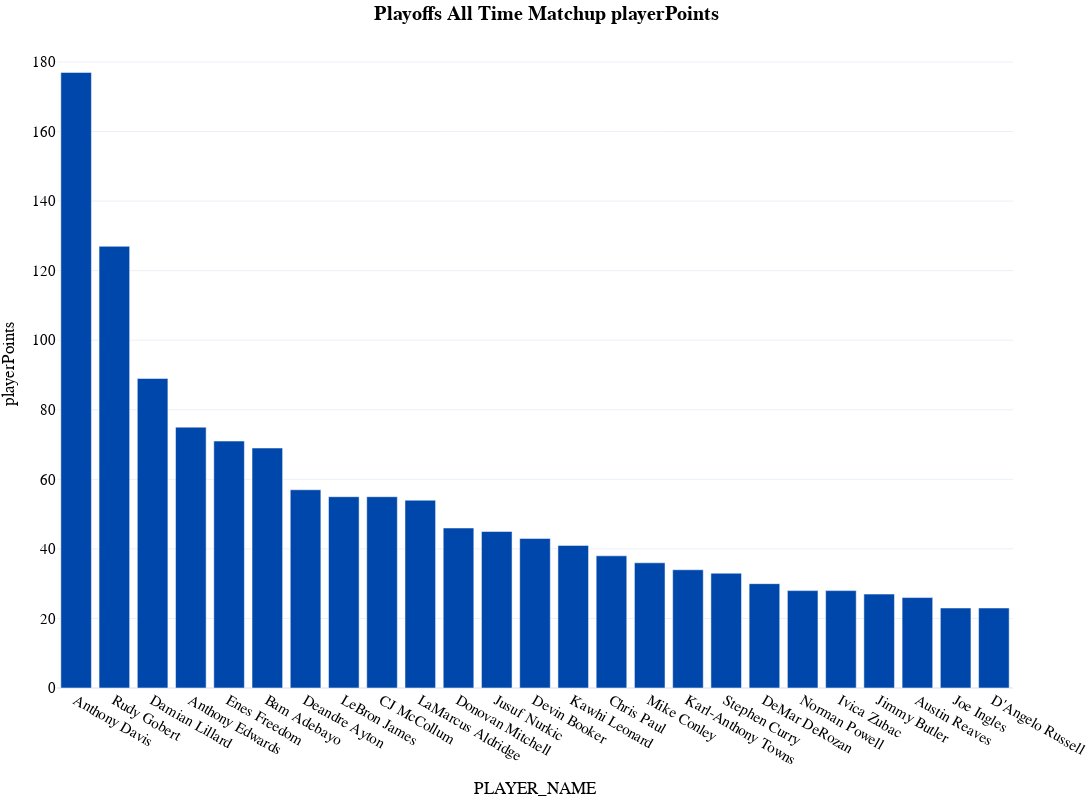

Notebook code for this chart:
### Code cell
fig_matchup_all_playoffs = px.bar(
  matchup_season_all_totals_playoffs[(matchup_season_all_totals_playoffs[category_all_playoffs]!=0)&(matchup_season_all_totals_playoffs["MATCHUP_NAME"]==off_matchup)].sort_values(by=category_all_playoffs, ascending=False).head(25),
  x="PLAYER_NAME", 
  y=category_all_playoffs,
  template='plotly_white',
  title="<b>{} Playoffs All Time {} vs. Matchup</b>".format(off_matchup, category_all_playoffs),
  hover_data=['PLAYER_NAME','helpBlocks', 'helpFieldGoalsAttempted',
       'helpFieldGoalsMade', 'matchupAssists',
       'matchupBlocks', 'matchupFieldGoalsAttempted', 'matchupFieldGoalsMade',
       'matchupFieldGoalsPercentage', 'matchupFreeThrowsAttempted',
       'matchupFreeThrowsMade', 'matchupMinutesSort',
       'matchupPotentialAssists', 'matchupThreePointersAttempted',
       'matchupThreePointersMade', 'matchupThreePointersPercentage',
       'matchupTurnovers', 'partialPossessions',
       'playerPoints', 'shootingFouls', 'switchesOn', 'teamPoints'], 
  height=800, 
  width=1200,
  )
fig_matchup_all_playoffs.update_layout(
    margin=dict(l=5, r=5, t=40, b=5),
    showlegend=False,
    title_x=0.5,
    hoverlabel=dict(
        bgcolor="white",
        font_size=16,
        font_family="PT Sans Narrow"
    ),
    yaxis = dict(tickfont = dict(size=15)),
    xaxis = dict(tickfont = dict(size=15)),
    font=dict(
        family="PT Sans Narrow",
        size=14,
        color="Black"
    ),
    title_font_family="PT Sans Narrow"
)
fig_matchup_all_playoffs.update_traces(marker_color='#0047ab')
fig_matchup_all_playoffs

### Figure 1 — Plotly figure (JSON) as saved in the notebook; plotly's stock layout.template omitted (floating-point values rounded to 4 significant figures; data arrays with more than 128 entries replaced by an {"elided": "..."} marker saying what was removed)
{"data": [{"alignmentgroup": "True", "customdata": {"elided": "25x20 float values"}, "hovertemplate": "PLAYER_NAME=%{x}<br>playerPoints=%{y}<br>helpBlocks=%{customdata[0]}<br>helpFieldGoalsAttempted=%{customdata[1]}<br>helpFieldGoalsMade=%{customdata[2]}<br>matchupAssists=%{customdata[3]}<br>matchupBlocks=%{customdata[4]}<br>matchupFieldGoalsAttempted=%{customdata[5]}<br>matchupFieldGoalsMade=%{customdata[6]}<br>matchupFieldGoalsPercentage=%{customdata[7]}<br>matchupFreeThrowsAttempted=%{customdata[8]}<br>matchupFreeThrowsMade=%{customdata[9]}<br>matchupMinutesSort=%{customdata[10]}<br>matchupPotentialAssists=%{customdata[11]}<br>matchupThreePointersAttempted=%{customdata[12]}<br>matchupThreePointersMade=%{customdata[13]}<br>matchupThreePointersPercentage=%{customdata[14]}<br>matchupTurnovers=%{customdata[15]}<br>partialPossessions=%{customdata[16]}<br>shootingFouls=%{customdata[17]}<br>switchesOn=%{customdata[18]}<br>teamPoints=%{customdata[19]}<extra></extra>", "legendgroup": "", "marker": {"color": "#0047ab", "pattern": {"shape": ""}}, "name": "", "offsetgroup": "", "orientation": "v", "showlegend": false, "textposition": "auto", "type": "bar", "x": ["Anthony Davis", "Rudy Gobert", "Damian Lillard", "Anthony Edwards", "Enes Freedom", "Bam Adebayo", "Deandre Ayton", "LeBron James", "CJ McCollum", "LaMarcus Aldridge", "Donovan Mitchell", "Jusuf Nurkic", "Devin Booker", "Kawhi Leonard", "Chris Paul", "Mike Conley", "Karl-Anthony Towns", "Stephen Curry", "DeMar DeRozan", "Norman Powell", "Ivica Zubac", "Jimmy Butler", "Austin Reaves", "Joe Ingles", "D'Angelo Russell"], "xaxis": "x", "y": [177, 127, 89, 75, 71, 69, 57, 55, 55, 54, 46, 45, 43, 41, 38, 36, 34, 33, 30, 28, 28, 27, 26, 23, 23], "yaxis": "y"}], "layout": {"barmode": "relative", "font": {"color": "Black", "family": "PT Sans Narrow", "size": 14}, "height": 800, "hoverlabel": {"bgcolor": "white", "font": {"family": "PT Sans Narrow", "size": 16}}, "legend": {"tracegroupgap": 0}, "margin": {"b": 5, "l": 5, "r": 5, "t": 40}, "showlegend": false, "title": {"font": {"family": "PT Sans Narrow"}, "text": "<b>Playoffs All Time Matchup playerPoints</b>", "x": 0.5}, "width": 1200, "xaxis": {"anchor": "y", "domain": [0, 1], "tickfont": {"size": 15}, "title": {"text": "PLAYER_NAME"}}, "yaxis": {"anchor": "x", "domain": [0, 1], "tickfont": {"size": 15}, "title": {"text": "playerPoints"}}}}
